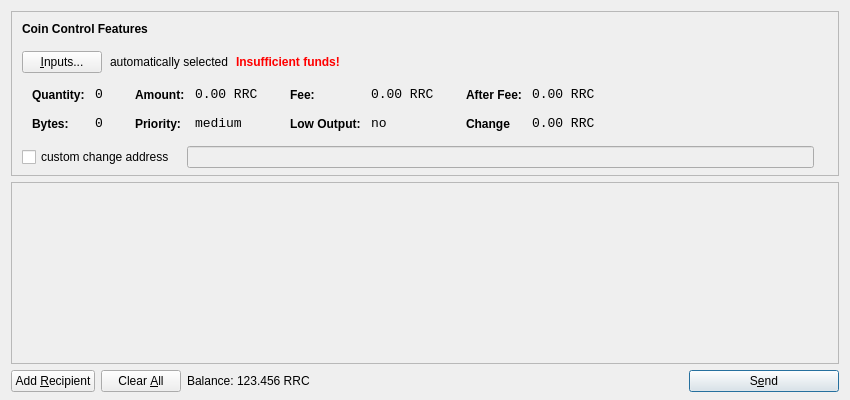
<?xml version="1.0" encoding="UTF-8"?>
<ui version="4.0">
 <class>SendCoinsDialog</class>
 <widget class="QDialog" name="SendCoinsDialog">
  <property name="geometry">
   <rect>
    <x>0</x>
    <y>0</y>
    <width>850</width>
    <height>400</height>
   </rect>
  </property>
  <property name="windowTitle">
   <string>Send Coins</string>
  </property>
  <layout class="QVBoxLayout" name="verticalLayout" stretch="0,1,0">
   <property name="bottomMargin">
    <number>8</number>
   </property>
   <item>
    <widget class="QFrame" name="frameCoinControl">
     <property name="sizePolicy">
      <sizepolicy hsizetype="Expanding" vsizetype="Expanding">
       <horstretch>0</horstretch>
       <verstretch>0</verstretch>
      </sizepolicy>
     </property>
     <property name="maximumSize">
      <size>
       <width>16777215</width>
       <height>16777215</height>
      </size>
     </property>
     <property name="frameShape">
      <enum>QFrame::StyledPanel</enum>
     </property>
     <property name="frameShadow">
      <enum>QFrame::Sunken</enum>
     </property>
     <layout class="QVBoxLayout" name="verticalLayoutCoinControl2">
      <property name="spacing">
       <number>6</number>
      </property>
      <property name="leftMargin">
       <number>0</number>
      </property>
      <property name="topMargin">
       <number>0</number>
      </property>
      <property name="rightMargin">
       <number>0</number>
      </property>
      <property name="bottomMargin">
       <number>6</number>
      </property>
      <item>
       <layout class="QVBoxLayout" name="verticalLayoutCoinControl" stretch="0,0,0,0,1">
        <property name="spacing">
         <number>0</number>
        </property>
        <property name="leftMargin">
         <number>10</number>
        </property>
        <property name="topMargin">
         <number>10</number>
        </property>
        <item>
         <layout class="QHBoxLayout" name="horizontalLayoutCoinControl1">
          <property name="bottomMargin">
           <number>15</number>
          </property>
          <item>
           <widget class="QLabel" name="labelCoinControlFeatures">
            <property name="sizePolicy">
             <sizepolicy hsizetype="Preferred" vsizetype="Maximum">
              <horstretch>0</horstretch>
              <verstretch>0</verstretch>
             </sizepolicy>
            </property>
            <property name="font">
             <font>
              <weight>75</weight>
              <bold>true</bold>
             </font>
            </property>
            <property name="styleSheet">
             <string notr="true">font-weight:bold;</string>
            </property>
            <property name="text">
             <string>Coin Control Features</string>
            </property>
           </widget>
          </item>
         </layout>
        </item>
        <item>
         <layout class="QHBoxLayout" name="horizontalLayoutCoinControl2" stretch="0,0,0,0">
          <property name="spacing">
           <number>8</number>
          </property>
          <property name="bottomMargin">
           <number>10</number>
          </property>
          <item>
           <widget class="QPushButton" name="pushButtonCoinControl">
            <property name="styleSheet">
             <string notr="true"/>
            </property>
            <property name="text">
             <string>&amp;Inputs...</string>
            </property>
           </widget>
          </item>
          <item>
           <widget class="QLabel" name="labelCoinControlAutomaticallySelected">
            <property name="text">
             <string>automatically selected</string>
            </property>
            <property name="margin">
             <number>5</number>
            </property>
           </widget>
          </item>
          <item>
           <widget class="QLabel" name="labelCoinControlInsuffFunds">
            <property name="font">
             <font>
              <weight>75</weight>
              <bold>true</bold>
             </font>
            </property>
            <property name="styleSheet">
             <string notr="true">color:red;font-weight:bold;</string>
            </property>
            <property name="text">
             <string>Insufficient funds!</string>
            </property>
            <property name="margin">
             <number>5</number>
            </property>
           </widget>
          </item>
          <item>
           <spacer name="horizontalSpacerCoinControl">
            <property name="orientation">
             <enum>Qt::Horizontal</enum>
            </property>
            <property name="sizeHint" stdset="0">
             <size>
              <width>40</width>
              <height>1</height>
             </size>
            </property>
           </spacer>
          </item>
         </layout>
        </item>
        <item>
         <widget class="QWidget" name="widgetCoinControl" native="true">
          <property name="sizePolicy">
           <sizepolicy hsizetype="Preferred" vsizetype="Preferred">
            <horstretch>0</horstretch>
            <verstretch>0</verstretch>
           </sizepolicy>
          </property>
          <property name="minimumSize">
           <size>
            <width>0</width>
            <height>0</height>
           </size>
          </property>
          <property name="styleSheet">
           <string notr="true"/>
          </property>
          <layout class="QHBoxLayout" name="horizontalLayoutCoinControl5">
           <property name="leftMargin">
            <number>0</number>
           </property>
           <property name="topMargin">
            <number>0</number>
           </property>
           <property name="rightMargin">
            <number>0</number>
           </property>
           <property name="bottomMargin">
            <number>0</number>
           </property>
           <item>
            <layout class="QHBoxLayout" name="horizontalLayoutCoinControl3" stretch="0,0,0,1">
             <property name="spacing">
              <number>20</number>
             </property>
             <property name="topMargin">
              <number>0</number>
             </property>
             <property name="bottomMargin">
              <number>10</number>
             </property>
             <item>
              <layout class="QFormLayout" name="formLayoutCoinControl1">
               <property name="horizontalSpacing">
                <number>10</number>
               </property>
               <property name="verticalSpacing">
                <number>14</number>
               </property>
               <property name="leftMargin">
                <number>10</number>
               </property>
               <property name="topMargin">
                <number>4</number>
               </property>
               <property name="rightMargin">
                <number>6</number>
               </property>
               <item row="0" column="0">
                <widget class="QLabel" name="labelCoinControlQuantityText">
                 <property name="styleSheet">
                  <string notr="true">font-weight:bold;</string>
                 </property>
                 <property name="text">
                  <string>Quantity:</string>
                 </property>
                 <property name="margin">
                  <number>0</number>
                 </property>
                </widget>
               </item>
               <item row="0" column="1">
                <widget class="QLabel" name="labelCoinControlQuantity">
                 <property name="font">
                  <font>
                   <family>Monospace</family>
                   <pointsize>10</pointsize>
                  </font>
                 </property>
                 <property name="cursor">
                  <cursorShape>IBeamCursor</cursorShape>
                 </property>
                 <property name="contextMenuPolicy">
                  <enum>Qt::ActionsContextMenu</enum>
                 </property>
                 <property name="text">
                  <string>0</string>
                 </property>
                 <property name="margin">
                  <number>0</number>
                 </property>
                 <property name="textInteractionFlags">
                  <set>Qt::LinksAccessibleByMouse|Qt::TextSelectableByKeyboard|Qt::TextSelectableByMouse</set>
                 </property>
                </widget>
               </item>
               <item row="1" column="0">
                <widget class="QLabel" name="labelCoinControlBytesText">
                 <property name="styleSheet">
                  <string notr="true">font-weight:bold;</string>
                 </property>
                 <property name="text">
                  <string>Bytes:</string>
                 </property>
                </widget>
               </item>
               <item row="1" column="1">
                <widget class="QLabel" name="labelCoinControlBytes">
                 <property name="font">
                  <font>
                   <family>Monospace</family>
                   <pointsize>10</pointsize>
                  </font>
                 </property>
                 <property name="cursor">
                  <cursorShape>IBeamCursor</cursorShape>
                 </property>
                 <property name="contextMenuPolicy">
                  <enum>Qt::ActionsContextMenu</enum>
                 </property>
                 <property name="text">
                  <string>0</string>
                 </property>
                 <property name="textInteractionFlags">
                  <set>Qt::LinksAccessibleByMouse|Qt::TextSelectableByKeyboard|Qt::TextSelectableByMouse</set>
                 </property>
                </widget>
               </item>
              </layout>
             </item>
             <item>
              <layout class="QFormLayout" name="formLayoutCoinControl2">
               <property name="horizontalSpacing">
                <number>10</number>
               </property>
               <property name="verticalSpacing">
                <number>14</number>
               </property>
               <property name="leftMargin">
                <number>6</number>
               </property>
               <property name="topMargin">
                <number>4</number>
               </property>
               <property name="rightMargin">
                <number>6</number>
               </property>
               <item row="0" column="0">
                <widget class="QLabel" name="labelCoinControlAmountText">
                 <property name="styleSheet">
                  <string notr="true">font-weight:bold;</string>
                 </property>
                 <property name="text">
                  <string>Amount:</string>
                 </property>
                 <property name="margin">
                  <number>0</number>
                 </property>
                </widget>
               </item>
               <item row="0" column="1">
                <widget class="QLabel" name="labelCoinControlAmount">
                 <property name="font">
                  <font>
                   <family>Monospace</family>
                   <pointsize>10</pointsize>
                  </font>
                 </property>
                 <property name="cursor">
                  <cursorShape>IBeamCursor</cursorShape>
                 </property>
                 <property name="contextMenuPolicy">
                  <enum>Qt::ActionsContextMenu</enum>
                 </property>
                 <property name="text">
                  <string>0.00 RRC</string>
                 </property>
                 <property name="textInteractionFlags">
                  <set>Qt::LinksAccessibleByMouse|Qt::TextSelectableByKeyboard|Qt::TextSelectableByMouse</set>
                 </property>
                </widget>
               </item>
               <item row="1" column="0">
                <widget class="QLabel" name="labelCoinControlPriorityText">
                 <property name="styleSheet">
                  <string notr="true">font-weight:bold;</string>
                 </property>
                 <property name="text">
                  <string>Priority:</string>
                 </property>
                </widget>
               </item>
               <item row="1" column="1">
                <widget class="QLabel" name="labelCoinControlPriority">
                 <property name="font">
                  <font>
                   <family>Monospace</family>
                   <pointsize>10</pointsize>
                  </font>
                 </property>
                 <property name="cursor">
                  <cursorShape>IBeamCursor</cursorShape>
                 </property>
                 <property name="contextMenuPolicy">
                  <enum>Qt::ActionsContextMenu</enum>
                 </property>
                 <property name="text">
                  <string>medium</string>
                 </property>
                 <property name="textInteractionFlags">
                  <set>Qt::LinksAccessibleByMouse|Qt::TextSelectableByKeyboard|Qt::TextSelectableByMouse</set>
                 </property>
                </widget>
               </item>
              </layout>
             </item>
             <item>
              <layout class="QFormLayout" name="formLayoutCoinControl3">
               <property name="horizontalSpacing">
                <number>10</number>
               </property>
               <property name="verticalSpacing">
                <number>14</number>
               </property>
               <property name="leftMargin">
                <number>6</number>
               </property>
               <property name="topMargin">
                <number>4</number>
               </property>
               <property name="rightMargin">
                <number>6</number>
               </property>
               <item row="0" column="0">
                <widget class="QLabel" name="labelCoinControlFeeText">
                 <property name="styleSheet">
                  <string notr="true">font-weight:bold;</string>
                 </property>
                 <property name="text">
                  <string>Fee:</string>
                 </property>
                 <property name="margin">
                  <number>0</number>
                 </property>
                </widget>
               </item>
               <item row="0" column="1">
                <widget class="QLabel" name="labelCoinControlFee">
                 <property name="font">
                  <font>
                   <family>Monospace</family>
                   <pointsize>10</pointsize>
                  </font>
                 </property>
                 <property name="cursor">
                  <cursorShape>IBeamCursor</cursorShape>
                 </property>
                 <property name="contextMenuPolicy">
                  <enum>Qt::ActionsContextMenu</enum>
                 </property>
                 <property name="text">
                  <string>0.00 RRC</string>
                 </property>
                 <property name="textInteractionFlags">
                  <set>Qt::LinksAccessibleByMouse|Qt::TextSelectableByKeyboard|Qt::TextSelectableByMouse</set>
                 </property>
                </widget>
               </item>
               <item row="1" column="0">
                <widget class="QLabel" name="labelCoinControlLowOutputText">
                 <property name="styleSheet">
                  <string notr="true">font-weight:bold;</string>
                 </property>
                 <property name="text">
                  <string>Low Output:</string>
                 </property>
                </widget>
               </item>
               <item row="1" column="1">
                <widget class="QLabel" name="labelCoinControlLowOutput">
                 <property name="font">
                  <font>
                   <family>Monospace</family>
                   <pointsize>10</pointsize>
                  </font>
                 </property>
                 <property name="cursor">
                  <cursorShape>IBeamCursor</cursorShape>
                 </property>
                 <property name="contextMenuPolicy">
                  <enum>Qt::ActionsContextMenu</enum>
                 </property>
                 <property name="text">
                  <string>no</string>
                 </property>
                 <property name="textInteractionFlags">
                  <set>Qt::LinksAccessibleByMouse|Qt::TextSelectableByKeyboard|Qt::TextSelectableByMouse</set>
                 </property>
                </widget>
               </item>
              </layout>
             </item>
             <item>
              <layout class="QFormLayout" name="formLayoutCoinControl4">
               <property name="horizontalSpacing">
                <number>10</number>
               </property>
               <property name="verticalSpacing">
                <number>14</number>
               </property>
               <property name="leftMargin">
                <number>6</number>
               </property>
               <property name="topMargin">
                <number>4</number>
               </property>
               <property name="rightMargin">
                <number>6</number>
               </property>
               <item row="0" column="0">
                <widget class="QLabel" name="labelCoinControlAfterFeeText">
                 <property name="styleSheet">
                  <string notr="true">font-weight:bold;</string>
                 </property>
                 <property name="text">
                  <string>After Fee:</string>
                 </property>
                 <property name="margin">
                  <number>0</number>
                 </property>
                </widget>
               </item>
               <item row="0" column="1">
                <widget class="QLabel" name="labelCoinControlAfterFee">
                 <property name="font">
                  <font>
                   <family>Monospace</family>
                   <pointsize>10</pointsize>
                  </font>
                 </property>
                 <property name="cursor">
                  <cursorShape>IBeamCursor</cursorShape>
                 </property>
                 <property name="contextMenuPolicy">
                  <enum>Qt::ActionsContextMenu</enum>
                 </property>
                 <property name="text">
                  <string>0.00 RRC</string>
                 </property>
                 <property name="textInteractionFlags">
                  <set>Qt::LinksAccessibleByMouse|Qt::TextSelectableByKeyboard|Qt::TextSelectableByMouse</set>
                 </property>
                </widget>
               </item>
               <item row="1" column="0">
                <widget class="QLabel" name="labelCoinControlChangeText">
                 <property name="styleSheet">
                  <string notr="true">font-weight:bold;</string>
                 </property>
                 <property name="text">
                  <string>Change</string>
                 </property>
                </widget>
               </item>
               <item row="1" column="1">
                <widget class="QLabel" name="labelCoinControlChange">
                 <property name="font">
                  <font>
                   <family>Monospace</family>
                   <pointsize>10</pointsize>
                  </font>
                 </property>
                 <property name="cursor">
                  <cursorShape>IBeamCursor</cursorShape>
                 </property>
                 <property name="contextMenuPolicy">
                  <enum>Qt::ActionsContextMenu</enum>
                 </property>
                 <property name="text">
                  <string>0.00 RRC</string>
                 </property>
                 <property name="textInteractionFlags">
                  <set>Qt::LinksAccessibleByMouse|Qt::TextSelectableByKeyboard|Qt::TextSelectableByMouse</set>
                 </property>
                </widget>
               </item>
              </layout>
             </item>
            </layout>
           </item>
          </layout>
         </widget>
        </item>
        <item>
         <layout class="QHBoxLayout" name="horizontalLayoutCoinControl4" stretch="0,0,0">
          <property name="spacing">
           <number>12</number>
          </property>
          <property name="sizeConstraint">
           <enum>QLayout::SetDefaultConstraint</enum>
          </property>
          <property name="topMargin">
           <number>5</number>
          </property>
          <property name="rightMargin">
           <number>5</number>
          </property>
          <item>
           <widget class="QCheckBox" name="checkBoxCoinControlChange">
            <property name="text">
             <string>custom change address</string>
            </property>
           </widget>
          </item>
          <item>
           <widget class="QLineEdit" name="lineEditCoinControlChange">
            <property name="enabled">
             <bool>false</bool>
            </property>
            <property name="sizePolicy">
             <sizepolicy hsizetype="Expanding" vsizetype="Fixed">
              <horstretch>0</horstretch>
              <verstretch>0</verstretch>
             </sizepolicy>
            </property>
           </widget>
          </item>
          <item>
           <widget class="QLabel" name="labelCoinControlChangeLabel">
            <property name="sizePolicy">
             <sizepolicy hsizetype="Preferred" vsizetype="Expanding">
              <horstretch>0</horstretch>
              <verstretch>0</verstretch>
             </sizepolicy>
            </property>
            <property name="minimumSize">
             <size>
              <width>0</width>
              <height>0</height>
             </size>
            </property>
            <property name="text">
             <string/>
            </property>
            <property name="margin">
             <number>3</number>
            </property>
           </widget>
          </item>
         </layout>
        </item>
        <item>
         <spacer name="verticalSpacerCoinControl">
          <property name="orientation">
           <enum>Qt::Vertical</enum>
          </property>
          <property name="sizeHint" stdset="0">
           <size>
            <width>800</width>
            <height>1</height>
           </size>
          </property>
         </spacer>
        </item>
       </layout>
      </item>
     </layout>
    </widget>
   </item>
   <item>
    <widget class="QScrollArea" name="scrollArea">
     <property name="widgetResizable">
      <bool>true</bool>
     </property>
     <widget class="QWidget" name="scrollAreaWidgetContents">
      <property name="geometry">
       <rect>
        <x>0</x>
        <y>0</y>
        <width>830</width>
        <height>173</height>
       </rect>
      </property>
      <layout class="QVBoxLayout" name="verticalLayout_2">
       <property name="leftMargin">
        <number>0</number>
       </property>
       <property name="topMargin">
        <number>0</number>
       </property>
       <property name="rightMargin">
        <number>0</number>
       </property>
       <property name="bottomMargin">
        <number>0</number>
       </property>
       <item>
        <layout class="QVBoxLayout" name="entries">
         <property name="spacing">
          <number>6</number>
         </property>
        </layout>
       </item>
       <item>
        <spacer name="verticalSpacer">
         <property name="orientation">
          <enum>Qt::Vertical</enum>
         </property>
         <property name="sizeHint" stdset="0">
          <size>
           <width>20</width>
           <height>40</height>
          </size>
         </property>
        </spacer>
       </item>
      </layout>
     </widget>
    </widget>
   </item>
   <item>
    <layout class="QHBoxLayout" name="horizontalLayout">
     <item>
      <widget class="QPushButton" name="addButton">
       <property name="toolTip">
        <string>Send to multiple recipients at once</string>
       </property>
       <property name="text">
        <string>Add &amp;Recipient</string>
       </property>
       <property name="icon">
        <iconset resource="../bitcoin.qrc">
         <normaloff>:/icons/add</normaloff>:/icons/add</iconset>
       </property>
       <property name="autoDefault">
        <bool>false</bool>
       </property>
      </widget>
     </item>
     <item>
      <widget class="QPushButton" name="clearButton">
       <property name="sizePolicy">
        <sizepolicy hsizetype="Minimum" vsizetype="Fixed">
         <horstretch>0</horstretch>
         <verstretch>0</verstretch>
        </sizepolicy>
       </property>
       <property name="toolTip">
        <string>Remove all transaction fields</string>
       </property>
       <property name="text">
        <string>Clear &amp;All</string>
       </property>
       <property name="icon">
        <iconset resource="../bitcoin.qrc">
         <normaloff>:/icons/remove</normaloff>:/icons/remove</iconset>
       </property>
       <property name="autoRepeatDelay">
        <number>300</number>
       </property>
       <property name="autoDefault">
        <bool>false</bool>
       </property>
      </widget>
     </item>
     <item>
      <layout class="QHBoxLayout" name="horizontalLayout_2">
       <property name="spacing">
        <number>3</number>
       </property>
       <item>
        <widget class="QLabel" name="label">
         <property name="text">
          <string>Balance:</string>
         </property>
        </widget>
       </item>
       <item>
        <widget class="QLabel" name="labelBalance">
         <property name="cursor">
          <cursorShape>IBeamCursor</cursorShape>
         </property>
         <property name="text">
          <string>123.456 RRC</string>
         </property>
         <property name="textInteractionFlags">
          <set>Qt::LinksAccessibleByMouse|Qt::TextSelectableByKeyboard|Qt::TextSelectableByMouse</set>
         </property>
        </widget>
       </item>
      </layout>
     </item>
     <item>
      <spacer name="horizontalSpacer">
       <property name="orientation">
        <enum>Qt::Horizontal</enum>
       </property>
       <property name="sizeHint" stdset="0">
        <size>
         <width>40</width>
         <height>20</height>
        </size>
       </property>
      </spacer>
     </item>
     <item>
      <widget class="QPushButton" name="sendButton">
       <property name="minimumSize">
        <size>
         <width>150</width>
         <height>0</height>
        </size>
       </property>
       <property name="toolTip">
        <string>Confirm the send action</string>
       </property>
       <property name="text">
        <string>S&amp;end</string>
       </property>
       <property name="icon">
        <iconset resource="../bitcoin.qrc">
         <normaloff>:/icons/send</normaloff>:/icons/send</iconset>
       </property>
       <property name="default">
        <bool>true</bool>
       </property>
      </widget>
     </item>
    </layout>
   </item>
  </layout>
 </widget>
 <resources>
  <include location="../bitcoin.qrc"/>
 </resources>
 <connections/>
</ui>
